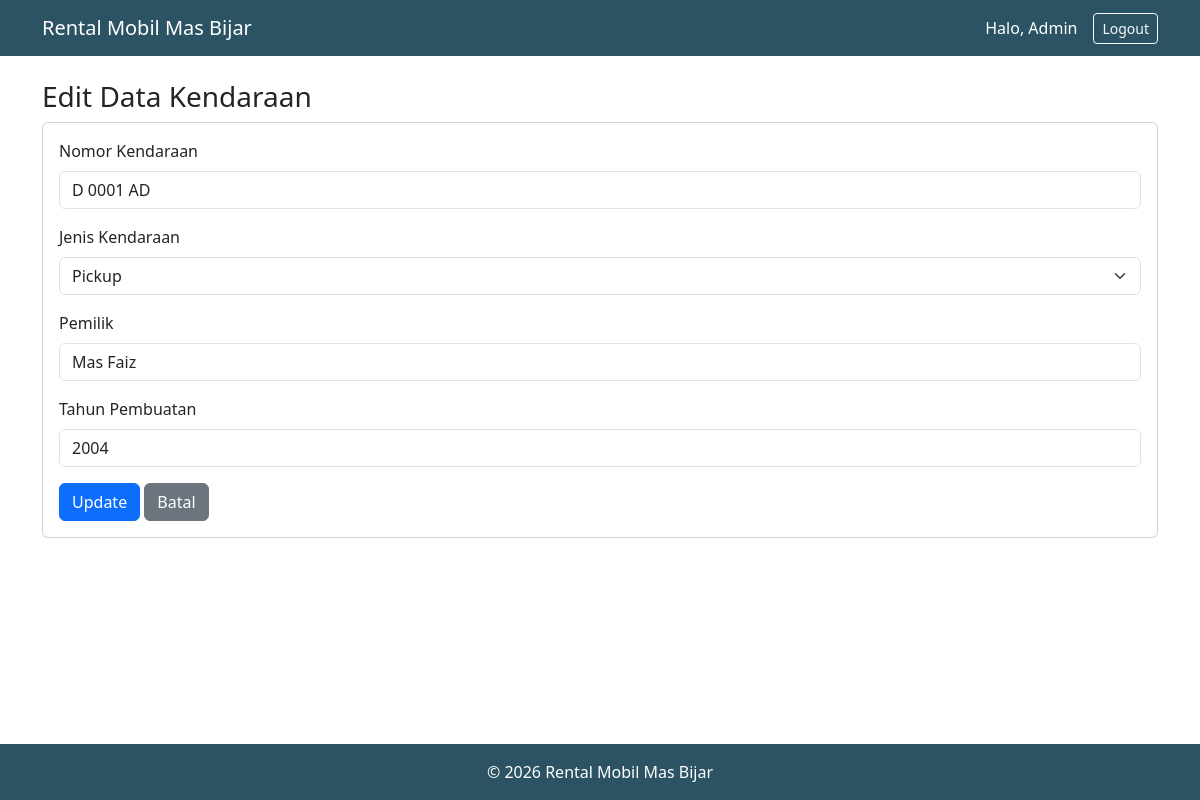
/edit.php?id=6 (signed in), run on the app's committed database.
### tables this page shows
CREATE TABLE `mobil_010` (
  `no_id` int NOT NULL,
  `nomor_kendaraan` varchar(12) DEFAULT NULL,
  `jenis_kendaraan` enum('Sedan','Pickup','Truk','Bemo') DEFAULT NULL,
  `pemilik` varchar(50) DEFAULT NULL,
  `tahun_pembuatan` char(4) DEFAULT NULL
);

### edit.php (the view, shortened to what this page needs)
<?php
include "auth.php";
$id = (int) $_GET['id'];
$row = mysqli_fetch_assoc(mysqli_query($koneksi, "SELECT * FROM mobil_010 WHERE no_id=$id"));
include "header.php";
?>
<h3>Edit Data Kendaraan</h3>
<form method="post" class="card card-body">
    <div class="mb-3">
        <label class="form-label">Nomor Kendaraan</label>
        <input type="text" name="nomor_kendaraan" class="form-control" maxlength="12"
               value="<?php echo htmlspecialchars($row['nomor_kendaraan']); ?>" required>
    </div>
    <div class="mb-3">
        <label class="form-label">Jenis Kendaraan</label>
        <select name="jenis_kendaraan" class="form-select" required>
            <?php foreach (['Sedan','Pickup','Truk','Bemo'] as $j) { ?>
                <option value="<?php echo $j; ?>"
                    <?php if ($row['jenis_kendaraan'] == $j) echo 'selected'; ?>>
                    <?php echo $j; ?>
                </option>
            <?php } ?>
        </select>
    </div>
    <div class="mb-3">
        <label class="form-label">Pemilik</label>
        <input type="text" name="pemilik" class="form-control" maxlength="50"
               value="<?php echo htmlspecialchars($row['pemilik']); ?>" required>
    </div>
    <div class="mb-3">
        <label class="form-label">Tahun Pembuatan</label>
        <input type="text" name="tahun_pembuatan" class="form-control" maxlength="4"
               value="<?php echo $row['tahun_pembuatan']; ?>" required>
    </div>
    <div>
        <button type="submit" name="update" class="btn btn-primary">Update</button>
        <a href="kendaraan.php" class="btn btn-secondary">Batal</a>
    </div>
</form>
<?php include "footer.php"; ?>

### Assets/CSS/style_crud.css (style rules this page uses)
:root { --warna-utama: #2c5364; --warna-gelap: #203a43; }

### data on the page
mobil_010: nomor_kendaraan "D 0001 AD", jenis_kendaraan "Pickup", pemilik "Mas Faiz", tahun_pembuatan "2004"

### other printed values
$_SESSION['nama'] "Admin"
